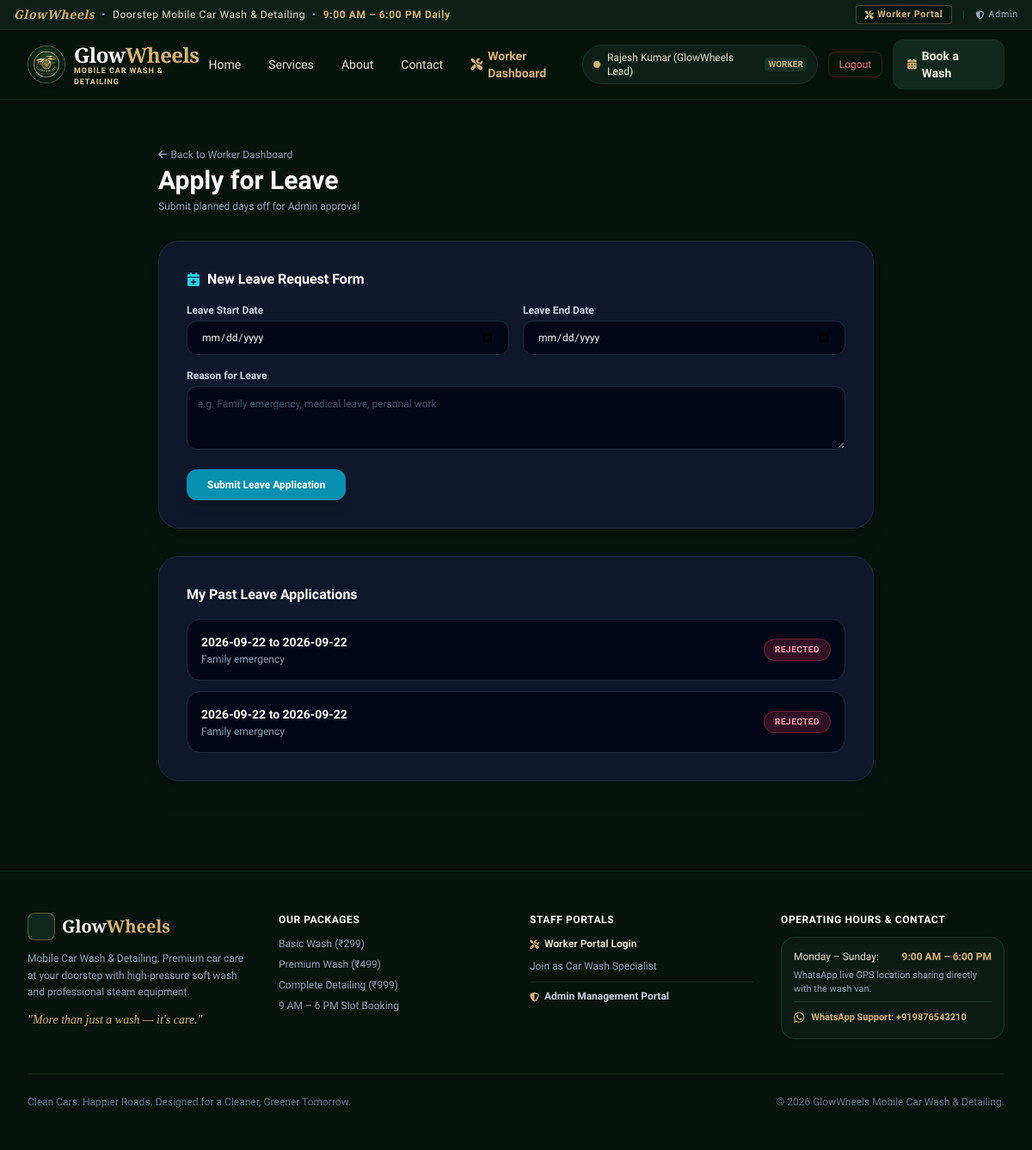
The page /worker/leave (signed in) on the database as committed earlier.
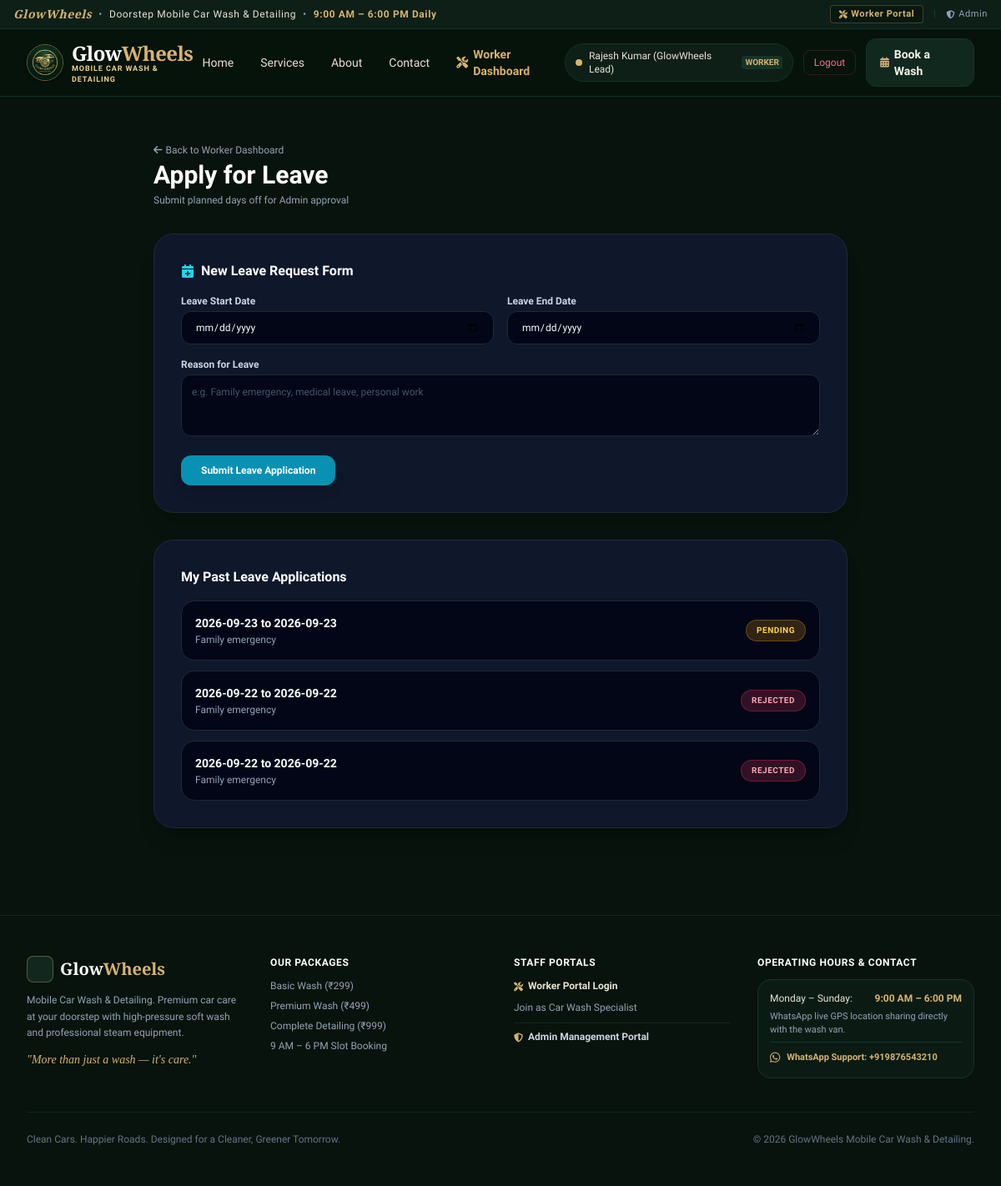
The same page on the database as committed later.
### models.py (models this page shows)
class LeaveRequest(db.Model):
    __tablename__ = 'leave_requests'
    id = db.Column(db.Integer, primary_key=True)
    worker_id = db.Column(db.Integer, db.ForeignKey('users.id'), nullable=False)
    start_date = db.Column(db.String(20), nullable=False)
    end_date = db.Column(db.String(20), nullable=False)
    reason = db.Column(db.Text, nullable=False)
    status = db.Column(db.String(20), default='pending') # 'pending', 'approved', 'rejected'
    created_at = db.Column(db.DateTime, default=datetime.utcnow)

### routes/worker_routes.py (the view, shortened to what this page needs)
@worker_bp.route('/leave', methods=['GET', 'POST'])
@worker_required
def leave():
    worker_id = session['user_id']
    leaves = LeaveRequest.query.filter_by(worker_id=worker_id).order_by(LeaveRequest.created_at.desc()).all()
    return render_template('worker/leave.html', leaves=leaves)

### routes/auth_routes.py (called while the page is built)
def worker_required(f):
    @wraps(f)
    def decorated_function(*args, **kwargs):
        if 'user_id' not in session or session.get('role') not in ['worker', 'admin']:
            flash('Worker authorization required.', 'danger')
            return redirect(url_for('auth.worker_login'))
        return f(*args, **kwargs)
    return decorated_function

### templates/worker/leave.html (shortened to what this page needs)
{% extends 'base.html' %}
{% block content %}
<div class="max-w-4xl mx-auto px-4 sm:px-6 lg:px-8 py-10 space-y-8">
    <div class="flex items-center justify-between">
        <div>
            <a href="{{ url_for('worker.dashboard') }}" class="text-xs text-slate-400 hover:text-white flex items-center gap-1 mb-1">
                <i class="fa-solid fa-arrow-left"></i> Back to Worker Dashboard
            </a>
            <h1 class="text-3xl font-black text-white">Apply for Leave</h1>
            <p class="text-xs text-slate-400 mt-1">Submit planned days off for Admin approval</p>
        </div>
    </div>
    <div class="bg-slate-900 border border-slate-800 rounded-3xl p-6 sm:p-8 shadow-xl">
        <h3 class="text-base font-bold text-white mb-4 flex items-center gap-2">
            <i class="fa-solid fa-calendar-plus text-cyan-400"></i> New Leave Request Form
        </h3>
        <form method="POST" action="{{ url_for('worker.leave') }}" class="space-y-4">
            <div class="grid grid-cols-1 sm:grid-cols-2 gap-4">
                <div>
                    <label class="block text-xs font-semibold text-slate-300 mb-1">Leave Start Date</label>
                    <input type="date" name="start_date" required
                           class="w-full bg-slate-950 border border-slate-800 rounded-xl px-4 py-2.5 text-xs text-white outline-none">
                </div>
                <div>
                    <label class="block text-xs font-semibold text-slate-300 mb-1">Leave End Date</label>
                    <input type="date" name="end_date" required
                           class="w-full bg-slate-950 border border-slate-800 rounded-xl px-4 py-2.5 text-xs text-white outline-none">
                </div>
            </div>
            <div>
                <label class="block text-xs font-semibold text-slate-300 mb-1">Reason for Leave</label>
                <textarea name="reason" rows="3" required placeholder="e.g. Family emergency, medical leave, personal work"
                          class="w-full bg-slate-950 border border-slate-800 rounded-xl p-3 text-xs text-white outline-none placeholder-slate-600"></textarea>
            </div>
            <button type="submit" class="px-6 py-2.5 rounded-xl bg-cyan-600 hover:bg-cyan-500 text-white font-bold text-xs shadow-lg transition">
                Submit Leave Application
            </button>
        </form>
    </div>
    <div class="bg-slate-900 border border-slate-800 rounded-3xl p-6 sm:p-8 shadow-xl">
        <h3 class="text-base font-bold text-white mb-4">My Past Leave Applications</h3>
        {% if not leaves %}
            <p class="text-xs text-slate-500 py-4 text-center">No leave applications found.</p>
        {% else %}
            <div class="space-y-3">
                {% for l in leaves %}
                    <div class="p-4 rounded-2xl bg-slate-950 border border-slate-800 text-xs flex flex-col sm:flex-row sm:items-center justify-between gap-3">
                        <div>
                            <div class="text-white font-bold text-sm">{{ l.start_date }} to {{ l.end_date }}</div>
                            <p class="text-slate-400 mt-0.5">{{ l.reason }}</p>
                        </div>
                        <span class="px-3 py-1 rounded-full text-[10px] font-black uppercase tracking-wider self-start sm:self-center
                            {% if l.status == 'approved' %}bg-emerald-500/20 text-emerald-300 border border-emerald-500/30
                            {% elif l.status == 'rejected' %}bg-rose-500/20 text-rose-300 border border-rose-500/30
                            {% else %}bg-amber-500/20 text-amber-300 border border-amber-500/30{% endif %}">
                            {{ l.status }}
                        </span>
                    </div>
                {% endfor %}
            </div>
        {% endif %}
    </div>
</div>
{% endblock %}

Rows that differ between the two databases and show on the page:
added LeaveRequest: start_date "2026-09-23", end_date "2026-09-23", reason "Family emergency", status "PENDING"
